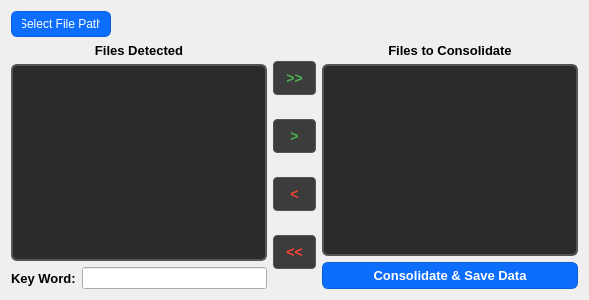
      <widget class="QWidget" name="tab_4">
       <attribute name="title">
        <string>Curation</string>
       </attribute>
       <layout class="QGridLayout" name="gridLayout_6">
        <item row="0" column="0" alignment="Qt::AlignLeft|Qt::AlignTop">
         <widget class="QPushButton" name="FilePathButton">
          <property name="maximumSize">
           <size>
            <width>100</width>
            <height>16777215</height>
           </size>
          </property>
          <property name="styleSheet">
           <string notr="true">QPushButton {
    background-color: #0d6efd;   /* primary blue */
    color: white;
    border: 1px solid #0b5ed7;
    border-radius: 6px;
    padding: 5px 10px;
}

/* Hover */
QPushButton:hover {
    background-color: #0b5ed7;
}

/* Pressed */
QPushButton:pressed {
    background-color: #0a58ca;
}

/* Keyboard focus ring */
QPushButton:focus {
    outline: none;
    border: 2px solid #b6d4fe;   /* subtle focus ring */
}

/* Disabled */
QPushButton:disabled {
    background-color: #9ec5fe;
    border-color: #9ec5fe;
    color: #eef4ff;
}
</string>
          </property>
          <property name="text">
           <string>Select File Path</string>
          </property>
         </widget>
        </item>
        <item row="1" column="0">
         <layout class="QHBoxLayout" name="horizontalLayout_2">
          <item>
           <layout class="QVBoxLayout" name="verticalLayout_2">
            <item>
             <widget class="QLabel" name="ChannelSelectionLabel_2">
              <property name="font">
               <font>
                <pointsize>10</pointsize>
                <bold>true</bold>
               </font>
              </property>
              <property name="text">
               <string>Files Detected</string>
              </property>
              <property name="alignment">
               <set>Qt::AlignCenter</set>
              </property>
             </widget>
            </item>
            <item>
             <widget class="QListWidget" name="FileList">
              <property name="styleSheet">
               <string notr="true">/* Dark theme stylesheet for QListWidget */
QListWidget {
    /* Background - slightly lighter than pure black */
    background-color: #2b2b2b;
    
    /* Border styling */
    border: 2px solid #555555;
    border-radius: 6px;
    
    /* Text color */
    color: #ffffff;
    
    /* Padding inside the widget */
    padding: 4px;
    
    /* Font settings */
    font-size: 12px;
    
    /* Remove default outline */
    outline: none;
}

/* Individual list items */
QListWidget::item {
    /* Item background */
    background-color: transparent;
    
    /* Padding around text */
    padding: 6px 8px;
    
    /* Spacing between items */
    margin: 1px 0px;
    
    /* Subtle border radius for items */
    border-radius: 3px;
    
    /* Text color */
    color: #ffffff;
}

/* Hover effect for items */
QListWidget::item:hover {
    background-color: #404040;
    color: #ffffff;
}

/* Selected item styling */
QListWidget::item:selected {
    background-color: #0078d4;  /* Blue selection color */
    color: #ffffff;
    border: none;
}

/* Selected item when widget loses focus */
QListWidget::item:selected:!active {
    background-color: #6c6c6c;
    color: #ffffff;
}

/* Focus border for the entire widget */
QListWidget:focus {
    border-color: #0078d4;
}

/* Scrollbar styling for consistency */
QListWidget QScrollBar:vertical {
    background-color: #3c3c3c;
    width: 12px;
    border-radius: 6px;
    margin: 0px;
}

QListWidget QScrollBar::handle:vertical {
    background-color: #666666;
    border-radius: 6px;
    min-height: 20px;
}

QListWidget QScrollBar::handle:vertical:hover {
    background-color: #777777;
}

QListWidget QScrollBar::add-line:vertical,
QListWidget QScrollBar::sub-line:vertical {
    height: 0px;
}

/* Alternative style for the second list box (optional) */
QListWidget#selectedFilesList {
    border-color: #00aa00;  /* Green border to differentiate */
}

QListWidget#selectedFilesList:focus {
    border-color: #00cc00;
}</string>
              </property>
             </widget>
            </item>
            <item>
             <layout class="QHBoxLayout" name="horizontalLayout">
              <item>
               <widget class="QLabel" name="KeyWordLabel">
                <property name="font">
                 <font>
                  <pointsize>10</pointsize>
                  <bold>true</bold>
                 </font>
                </property>
                <property name="text">
                 <string>Key Word:</string>
                </property>
                <property name="alignment">
                 <set>Qt::AlignLeading|Qt::AlignLeft|Qt::AlignVCenter</set>
                </property>
               </widget>
              </item>
              <item>
               <widget class="QLineEdit" name="FileListSearchBox"/>
              </item>
             </layout>
            </item>
           </layout>
          </item>
          <item>
           <layout class="QVBoxLayout" name="verticalLayout_3">
            <item>
             <widget class="QPushButton" name="moveAllRight">
              <property name="font">
               <font>
                <family>Segoe UI</family>
                <pointsize>14</pointsize>
                <bold>true</bold>
               </font>
              </property>
              <property name="styleSheet">
               <string notr="true">/* Move Selected Right (&gt;) - Light Green */
QPushButton#moveAllRight {
    background-color: #3c3c3c;
    border: 1px solid #555555;
    border-radius: 4px;
    padding: 8px 12px;
    font-family: &quot;Segoe UI&quot;, Arial, sans-serif;
    font-weight: 900;
    font-size: 14px;
    color: #4caf50;  /* Light green */
}

QPushButton#moveAllRight:hover {
    background-color: #505050;
    border-color: #777777;
    color: #66bb6a;
}

QPushButton#moveAllRight:pressed {
    background-color: #2a2a2a;
}</string>
              </property>
              <property name="text">
               <string>&gt;&gt;</string>
              </property>
             </widget>
            </item>
            <item>
             <widget class="QPushButton" name="moveSingleRight">
              <property name="font">
               <font>
                <family>Segoe UI</family>
                <pointsize>14</pointsize>
                <bold>true</bold>
               </font>
              </property>
              <property name="styleSheet">
               <string notr="true">/* Move Selected Right (&gt;) - Light Green */
QPushButton#moveSingleRight {
    background-color: #3c3c3c;
    border: 1px solid #555555;
    border-radius: 4px;
    padding: 8px 12px;
    font-family: &quot;Segoe UI&quot;, Arial, sans-serif;
    font-weight: 900;
    font-size: 14px;
    color: #4caf50;  /* Light green */
}

QPushButton#moveSingleRight:hover {
    background-color: #505050;
    border-color: #777777;
    color: #66bb6a;
}

QPushButton#moveSingleRight:pressed {
    background-color: #2a2a2a;
}</string>
              </property>
              <property name="text">
               <string>&gt;</string>
              </property>
             </widget>
            </item>
            <item>
             <widget class="QPushButton" name="moveSingleLeft">
              <property name="font">
               <font>
                <family>Segoe UI</family>
                <pointsize>14</pointsize>
                <bold>true</bold>
               </font>
              </property>
              <property name="styleSheet">
               <string notr="true">/* Move Selected Left (&lt;) - Light Red */
QPushButton#moveSingleLeft{
    background-color: #3c3c3c;
    border: 1px solid #555555;
    border-radius: 4px;
    padding: 8px 12px;
    font-family: &quot;Segoe UI&quot;, Arial, sans-serif;
    font-weight: 900;
    font-size: 14px;
    color: #f44336;  /* Light red */
}

QPushButton#moveSingleLeft:hover {
    background-color: #505050;
    border-color: #777777;
    color: #ef5350;
}

QPushButton#moveSingleLeft:pressed {
    background-color: #2a2a2a;
}</string>
              </property>
              <property name="text">
               <string>&lt;</string>
              </property>
             </widget>
            </item>
            <item>
             <widget class="QPushButton" name="moveAllLeft">
              <property name="font">
               <font>
                <family>Segoe UI</family>
                <pointsize>14</pointsize>
                <bold>true</bold>
               </font>
              </property>
              <property name="styleSheet">
               <string notr="true">/* Move Selected Left (&lt;) - Light Red */
QPushButton#moveAllLeft{
    background-color: #3c3c3c;
    border: 1px solid #555555;
    border-radius: 4px;
    padding: 8px 12px;
    font-family: &quot;Segoe UI&quot;, Arial, sans-serif;
    font-weight: 900;
    font-size: 14px;
    color: #f44336;  /* Light red */
}

QPushButton#moveAllLeft:hover {
    background-color: #505050;
    border-color: #777777;
    color: #ef5350;
}

QPushButton#moveAllLeft:pressed {
    background-color: #2a2a2a;
}</string>
              </property>
              <property name="text">
               <string>&lt;&lt;</string>
              </property>
             </widget>
            </item>
           </layout>
          </item>
          <item>
           <layout class="QVBoxLayout" name="verticalLayout_4">
            <item>
             <widget class="QLabel" name="ChannelSelectionLabel_3">
              <property name="font">
               <font>
                <pointsize>10</pointsize>
                <bold>true</bold>
               </font>
              </property>
              <property name="text">
               <string>Files to Consolidate</string>
              </property>
              <property name="alignment">
               <set>Qt::AlignCenter</set>
              </property>
             </widget>
            </item>
            <item>
             <widget class="QListWidget" name="FilestoConsolidateList">
              <property name="styleSheet">
               <string notr="true">/* Dark theme stylesheet for QListWidget */
QListWidget {
    /* Background - slightly lighter than pure black */
    background-color: #2b2b2b;
    
    /* Border styling */
    border: 2px solid #555555;
    border-radius: 6px;
    
    /* Text color */
    color: #ffffff;
    
    /* Padding inside the widget */
    padding: 4px;
    
    /* Font settings */
    font-size: 12px;
    
    /* Remove default outline */
    outline: none;
}

/* Individual list items */
QListWidget::item {
    /* Item background */
    background-color: transparent;
    
    /* Padding around text */
    padding: 6px 8px;
    
    /* Spacing between items */
    margin: 1px 0px;
    
    /* Subtle border radius for items */
    border-radius: 3px;
    
    /* Text color */
    color: #ffffff;
}

/* Hover effect for items */
QListWidget::item:hover {
    background-color: #404040;
    color: #ffffff;
}

/* Selected item styling */
QListWidget::item:selected {
    background-color: #0078d4;  /* Blue selection color */
    color: #ffffff;
    border: none;
}

/* Selected item when widget loses focus */
QListWidget::item:selected:!active {
    background-color: #6c6c6c;
    color: #ffffff;
}

/* Focus border for the entire widget */
QListWidget:focus {
    border-color: #0078d4;
}

/* Scrollbar styling for consistency */
QListWidget QScrollBar:vertical {
    background-color: #3c3c3c;
    width: 12px;
    border-radius: 6px;
    margin: 0px;
}

QListWidget QScrollBar::handle:vertical {
    background-color: #666666;
    border-radius: 6px;
    min-height: 20px;
}

QListWidget QScrollBar::handle:vertical:hover {
    background-color: #777777;
}

QListWidget QScrollBar::add-line:vertical,
QListWidget QScrollBar::sub-line:vertical {
    height: 0px;
}

/* Alternative style for the second list box (optional) */
QListWidget#selectedFilesList {
    border-color: #00aa00;  /* Green border to differentiate */
}

QListWidget#selectedFilesList:focus {
    border-color: #00cc00;
}</string>
              </property>
             </widget>
            </item>
            <item>
             <widget class="QPushButton" name="ConsolidateSaveDataButton">
              <property name="font">
               <font>
                <pointsize>10</pointsize>
                <bold>true</bold>
               </font>
              </property>
              <property name="styleSheet">
               <string notr="true">QPushButton {
    background-color: #0d6efd;   /* primary blue */
    color: white;
    border: 1px solid #0b5ed7;
    border-radius: 6px;
    padding: 5px 10px;
}

/* Hover */
QPushButton:hover {
    background-color: #0b5ed7;
}

/* Pressed */
QPushButton:pressed {
    background-color: #0a58ca;
}

/* Keyboard focus ring */
QPushButton:focus {
    outline: none;
    border: 2px solid #b6d4fe;   /* subtle focus ring */
}

/* Disabled */
QPushButton:disabled {
    background-color: #9ec5fe;
    border-color: #9ec5fe;
    color: #eef4ff;
}
</string>
              </property>
              <property name="text">
               <string>Consolidate &amp;&amp; Save Data</string>
              </property>
             </widget>
            </item>
           </layout>
          </item>
         </layout>
        </item>
       </layout>
      </widget>
